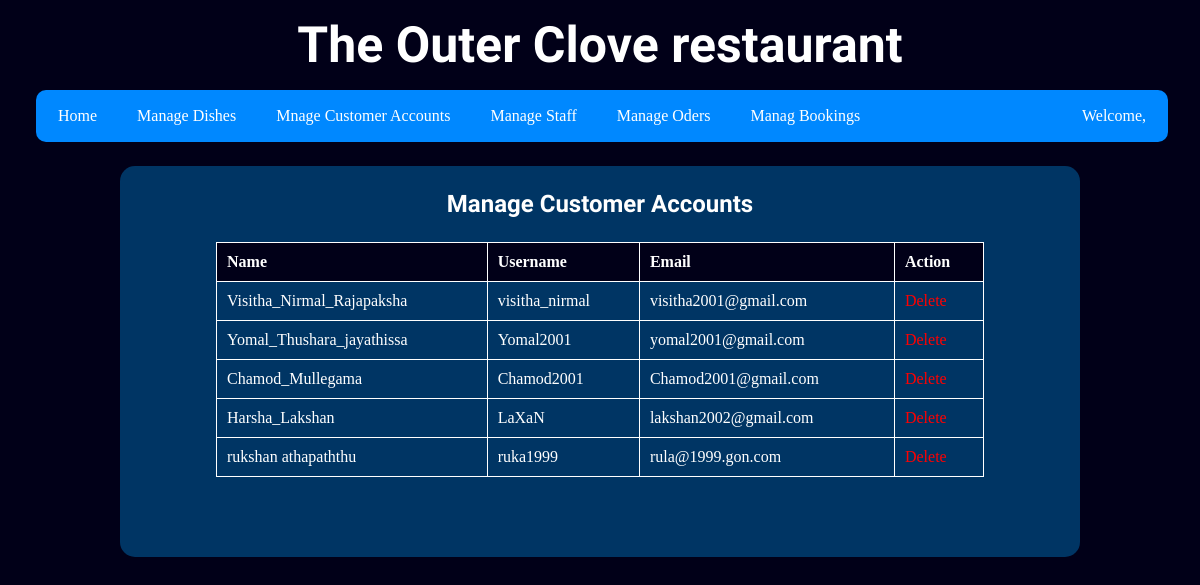
Screenshot of /ADMIN/manage_cus_acc.php with the database file from the repository.
### tables this page shows
CREATE TABLE `customer` (
  `cus_id` int(50) NOT NULL,
  `cus_name` varchar(100) NOT NULL,
  `cus_username` varchar(100) NOT NULL,
  `cus_email` varchar(100) NOT NULL,
  `cus_password` varchar(100) NOT NULL
);

### ADMIN/manage_cus_acc.php (the view, shortened to what this page needs)
<?php include_once("./admin_header.php") ?>
<?php
    include_once("../CUSTOMER/CUS_INCLUDES/cus_conn.php");
    $sql = "SELECT * FROM `customer`";
    $result = mysqli_query($cus_conn, $sql);
?>
<!DOCTYPE html>
<html lang="en">
<head>
    <link rel="stylesheet" href="./admin_styles/man_cus_acc.css">
</head>
<body>
    <div class="manage_cus_acc">
        <h2 class="man_cus_acc_title">Manage Customer Accounts</h2>
        <div class="acc_table">
            <table>
                <tr>
                    <th>Name</th>
                    <th>Username</th>
                    <th>Email</th>
                    <th>Action</th>
                </tr>
                <?php
                while ($row = mysqli_fetch_assoc($result)) {
                    echo "<tr>";
                    echo "<td>{$row['cus_name']}</td>";
                    echo "<td>{$row['cus_username']}</td>";
                    echo "<td>{$row['cus_email']}</td>";
                    echo "<td><a href='./ADMIN_INCLUDES/delete_acc.php?id={$row['cus_id']}'>Delete</a></td>";
                    echo "</tr>";
                }
                ?>
            </table>
        </div>
    </div>
</body>
</html>
<?php include_once("./admin_footer.php") ?>

### ADMIN/admin_styles/admin_nav_bar.css (style rules this page uses)
* { margin: 0; max-width: 100%; }
body { background-color: rgb(1, 0, 24); }

### ADMIN/admin_styles/man_cus_acc.css (style rules this page uses)
body { background-color: rgb(1, 0, 24); color: white; }
.manage_cus_acc { width: 80%; height: auto; margin-top: 3vh; margin-left: 10%; border-radius: 15px; background-color: rgb(0, 53, 100); }
.man_cus_acc_title { text-align: center; padding: 3vh; font-family: 'Saira Extra Condensed', sans-serif; }
.acc_table { width: 80%; margin-left: 10%; height: auto; padding-bottom: 10vh; }
table { width: 100%; border-collapse: collapse; padding: 3vh; }
th, td { border: 1px solid white; padding: 10px; text-align: left; }
th { background-color: rgb(1, 0, 24); }
a { text-decoration: none; color: red; }

### rows the page displays
customer: cus_name "Visitha_Nirmal_Rajapaksha", cus_username "visitha_nirmal", cus_email "visitha2001@gmail.com"
customer: cus_name "Yomal_Thushara_jayathissa", cus_username "Yomal2001", cus_email "yomal2001@gmail.com"
customer: cus_name "Chamod_Mullegama", cus_username "Chamod2001", cus_email "Chamod2001@gmail.com"
customer: cus_name "Harsha_Lakshan", cus_username "LaXaN", cus_email "lakshan2002@gmail.com"
customer: cus_name "rukshan athapaththu", cus_username "ruka1999", cus_email "rula@1999.gon.com"
